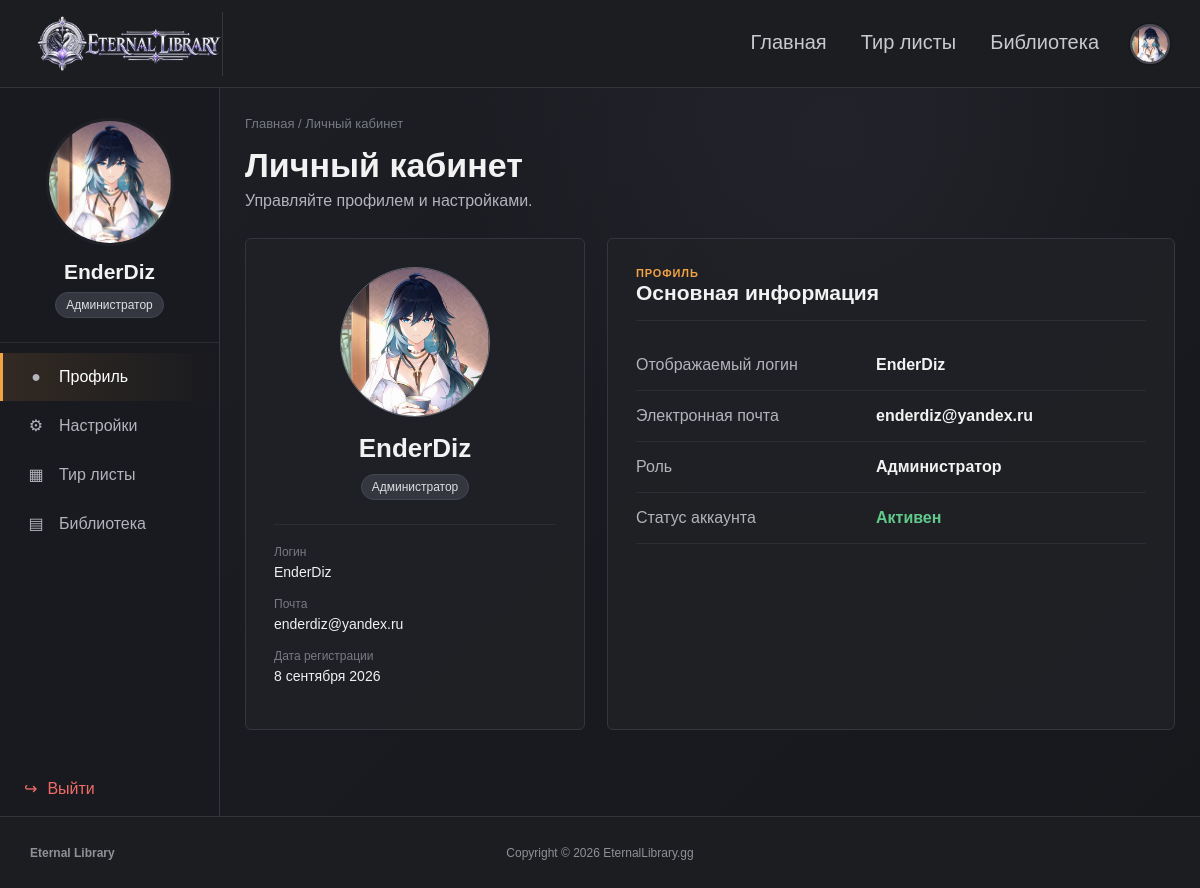
Screenshot of /profile (signed in) with the database file from the repository.
### tables this page shows
CREATE TABLE users (
    id INTEGER PRIMARY KEY AUTOINCREMENT,
    username TEXT NOT NULL UNIQUE COLLATE NOCASE,
    email TEXT UNIQUE COLLATE NOCASE,
    password_hash TEXT NOT NULL,
    role TEXT NOT NULL DEFAULT 'user'
        CHECK (role IN ('admin', 'creator', 'user')),
    avatar_filename TEXT,
    created_at TEXT NOT NULL DEFAULT CURRENT_TIMESTAMP,
    updated_at TEXT NOT NULL DEFAULT CURRENT_TIMESTAMP
);

### eternal_library/profile/routes.py (the view)
@bp.get("/profile")
@login_required
def profile():
    active_tab = request.args.get("tab", "profile")
    if active_tab not in {"profile", "settings"}:
        active_tab = "profile"
    return render_template(
        "profile/profile.html",
        active_tab=active_tab,
        registration_date=format_registration_date(g.user["created_at"]),
    )

### eternal_library/auth/hooks.py (called while the page is built)
def csrf_token() -> str:
    token = session.get("csrf_token")
    if not token:
        token = secrets.token_urlsafe(32)
        session["csrf_token"] = token
    return token

def avatar_url(user) -> str:
    if user and user["avatar_filename"]:
        return url_for("core.media_file", filename=f"avatars/{user['avatar_filename']}")
    return url_for("core.media_file", filename="tierlists/characters/eve.webp")

def role_label(role: str) -> str:
    return {
        "admin": "Администратор",
        "creator": "Редактор",
        "user": "Пользователь",
    }.get(role, role)

### eternal_library/database.py (called while the page is built)
def connect_db() -> sqlite3.Connection:
    INSTANCE_DIR.mkdir(parents=True, exist_ok=True)
    connection = sqlite3.connect(DATABASE_PATH)
    connection.row_factory = sqlite3.Row
    connection.execute("PRAGMA foreign_keys = ON")
    return connection

def get_user_by_id(user_id: int):
    with connect_db() as db:
        return db.execute("SELECT * FROM users WHERE id = ?", (user_id,)).fetchone()

### eternal_library/profile/routes.py (called while the page is built)
def format_registration_date(value: str) -> str:
    if not value:
        return "—"
    date_part = value.split(" ", 1)[0]
    try:
        year, month, day = [int(part) for part in date_part.split("-")]
    except (TypeError, ValueError):
        return value
    months = [
        "января", "февраля", "марта", "апреля", "мая", "июня",
        "июля", "августа", "сентября", "октября", "ноября", "декабря",
    ]
    return f"{day} {months[month - 1]} {year}"

### eternal_library/templates/profile/profile.html (shortened to what this page needs)
{% extends "base.html" %}
{% block page_styles %}
<link rel="stylesheet" href="{{ url_for('static', filename='css/profile/profile_style.css') }}">
{% endblock %}
{% block body %}
{% include 'components/_site_header.html' %}
<div class="account-layout">
    <aside class="account-sidebar">
        <div class="avatar-block">
            <form class="sidebar-avatar-form">
                <label class="avatar-dropzone">
                    <img src="{{ avatar_url(current_user) }}" alt="Аватар {{ current_user['username'] }}" data-avatar-preview>
                </label>
            </form>
            <h2 class="sidebar-login">{{ current_user['username'] }}</h2>
            <span class="user-role">{{ role_label(current_user['role']) }}</span>
        </div>
        <nav class="account-nav" aria-label="Навигация личного кабинета">
            <label class="account-nav-link" for="tab-profile">
                <span class="nav-icon">●</span>
                Профиль
            </label>
            <label class="account-nav-link" for="tab-settings">
                <span class="nav-icon">⚙</span>
                Настройки
            </label>
            {% if current_user['role'] in ['admin', 'creator'] %}
            <a class="account-nav-link management-nav-link" href="{{ url_for('tierlists_manage.manage_dashboard') }}">
                <span class="nav-icon">▦</span>
                Тир листы
            </a>
            <a class="account-nav-link management-nav-link" href="{{ url_for('library_manage.dashboard') }}">
                <span class="nav-icon">▤</span>
                Библиотека
            </a>
            {% endif %}
        </nav>
        <form class="logout-form" action="{{ url_for('auth.logout') }}" method="post">
            <button class="logout-link" type="submit">
                <span>↪</span>
                Выйти
            </button>
        </form>
    </aside>
    <main class="account-content">
        <div class="page-heading">
            <p class="breadcrumbs">Главная / Личный кабинет</p>
            <h1>Личный кабинет</h1>
            <p>Управляйте профилем и настройками.</p>
        </div>
        <section class="tab-panel profile-panel">
            <div class="profile-grid">
                <article class="profile-card profile-summary">
                    <div class="profile-avatar-wrap">
                        <img src="{{ avatar_url(current_user) }}" alt="Аватар {{ current_user['username'] }}">
                    </div>
                    <h2>{{ current_user['username'] }}</h2>
                    <span class="user-role">{{ role_label(current_user['role']) }}</span>
                    <dl class="profile-meta">
                        <div>
                            <dt>Логин</dt>
                            <dd>{{ current_user['username'] }}</dd>
                        </div>
                        <div>
                            <dt>Почта</dt>
                            <dd>{{ current_user['email'] or 'Не указана' }}</dd>
                        </div>
                        <div>
                            <dt>Дата регистрации</dt>
                            <dd>{{ registration_date }}</dd>
                        </div>
                    </dl>
                </article>
                <article class="profile-card profile-details">
                    <div class="card-title-row">
                        <div>
                            <p class="section-kicker">ПРОФИЛЬ</p>
                            <h2>Основная информация</h2>
                        </div>
                    </div>
                    <div class="profile-info-row">
                        <span>Отображаемый логин</span>
                        <strong>{{ current_user['username'] }}</strong>
                    </div>
                    <div class="profile-info-row">
                        <span>Электронная почта</span>
                        <strong>{{ current_user['email'] or 'Не указана' }}</strong>
                    </div>
                    <div class="profile-info-row">
                        <span>Роль</span>
                        <strong>{{ role_label(current_user['role']) }}</strong>
                    </div>
                    <div class="profile-info-row">
                        <span>Статус аккаунта</span>
                        <strong class="status-ok">Активен</strong>
                    </div>
                </article>
            </div>
        </section>
    </main>
</div>
<footer class="site-footer">
    <strong>{{ brand['name'] }}</strong>
    <span>{{ brand['copyright'] }}</span>
</footer>
{% endblock %}

### eternal_library/static/css/common/global_style.css (style rules this page uses)
:root { --site-bg: #23242a; --site-panel: #1c1d21; --site-panel-soft: #25262b; --site-border: #33343a; --site-text: #f2f2f3; --site-muted: #9b9ca4; --site-accent: #d8b86a; }
html { color-scheme: dark; }
body { min-width: 320px; color: var(--site-text); font-family: Arial, Helvetica, sans-serif !important; -webkit-font-smoothing: antialiased; }
button, input, select, textarea { font: inherit; }
.account-avatar, .profile-avatar-wrap, .avatar-preview, .avatar-dropzone-preview { overflow: hidden; }
.account-avatar img, .profile-avatar-wrap img, .avatar-preview img, .avatar-dropzone-preview img { width: 100%; height: 100%; object-fit: cover; }
.site-footer { color: #8f9098; background: var(--site-panel); border-top: 1px solid var(--site-border); }

### rows the page displays
users: username "EnderDiz", role "Администратор", email "enderdiz@yandex.ru"

### other values shown
{{ registration_date }} "8 сентября 2026"
{{ brand['name'] }} "Eternal Library"
{{ brand['copyright'] }} "Copyright © 2026 EternalLibrary.gg"
